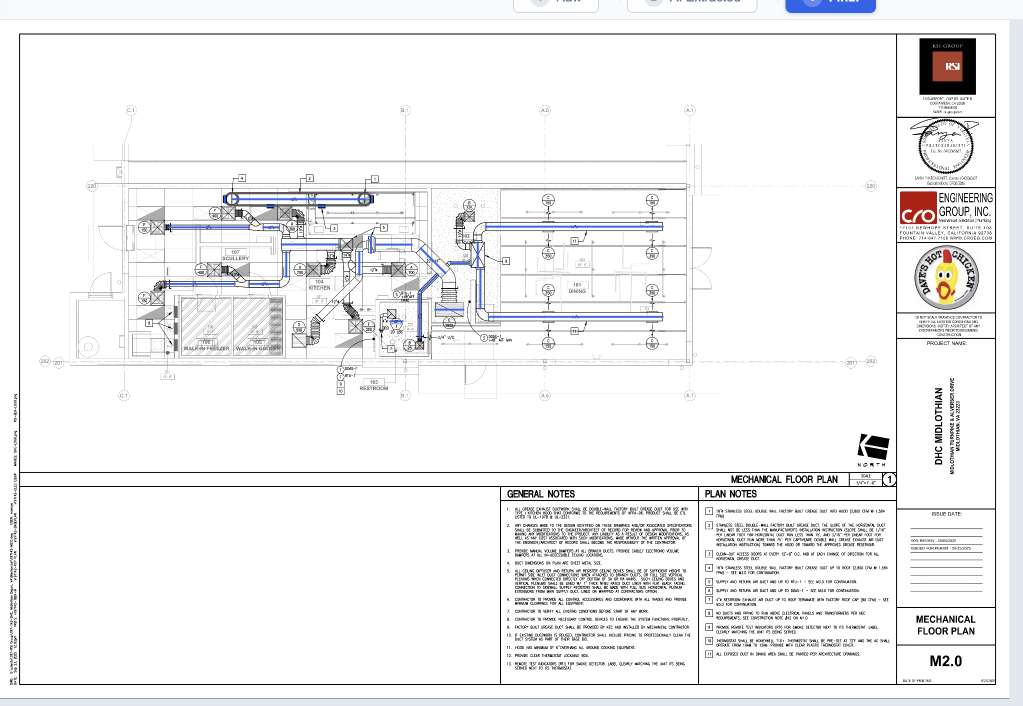
#> input picture Sample annotation.png, 2046 x 1412 px (shown at 1/2 size)
$ python -i duct_detector.py   (imports and definitions only)
#> lines starting #> are read from the running program, lines starting #| are printed output that depends on the picture; after the words box and inside, x2 and y2 are one past the last pixel; in counts of white or black regions, pixels touching at a corner belong together
from dataclasses import dataclass

import cv2
import numpy as np

from app.processing.corridor_map import corridor_ridge_mask


@dataclass
class DuctCandidate:
    contour: np.ndarray
    bbox: tuple[int, int, int, int]
    raw_confidence: float
    kind: str = "rectangular"  # rectangular | flex | round | diffuser


def _close_axis(th: np.ndarray, h_len: int, v_len: int) -> np.ndarray:
    h_kernel = cv2.getStructuringElement(cv2.MORPH_RECT, (h_len, 2))
    v_kernel = cv2.getStructuringElement(cv2.MORPH_RECT, (2, v_len))
    h_close = cv2.morphologyEx(th, cv2.MORPH_CLOSE, h_kernel, iterations=1)
    v_close = cv2.morphologyEx(th, cv2.MORPH_CLOSE, v_kernel, iterations=1)
    return cv2.bitwise_or(h_close, v_close)


# [11 lines left out: function _prepare_mask_otsu, not called in this run]


def _prepare_mask(gray: np.ndarray) -> np.ndarray:
    """
    Two-pass binarization + closing: long kernels catch mains, shorter kernels catch branches
    and thinner runs (e.g. round / flex adjacent to mains).
    """
    blur = cv2.GaussianBlur(gray, (3, 3), 0)
    # Coarse: stable on noisy backgrounds
    th1 = cv2.adaptiveThreshold(
        blur, 255, cv2.ADAPTIVE_THRESH_GAUSSIAN_C, cv2.THRESH_BINARY_INV, 25, 5
    )
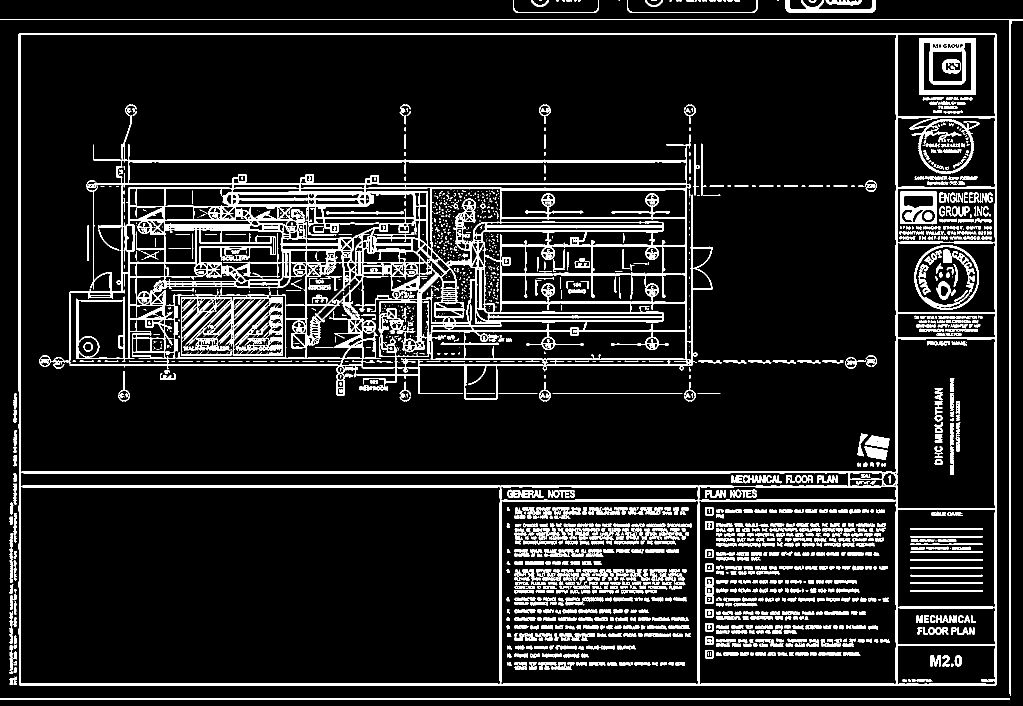
#> th1: shape (1412, 2046) (shown at 1/2 size); 11.2% white; 1939 white regions (781 under 20 px), largest, box (x1, y1, x2, y2) and area: (78, 230, 1425, 799) 111553, (37, 66, 1993, 1371) 58416, (362, 575, 566, 712) 10398
    m1 = _close_axis(th1, 19, 19)
#> in _close_axis, `h_close = cv2.morphologyEx(th, cv2.MORPH_CLOSE, h_kernel, iterations=1)`: h_close: shape (1412, 2046); 17.7% white; 74 white regions (11 under 20 px), largest, box (x1, y1, x2, y2) and area: (78, 210, 1754, 804) 247096, (19, 67, 1993, 1372) 180811, (1029, 1148, 1371, 1188) 10233
#> in _close_axis, `v_close = cv2.morphologyEx(th, cv2.MORPH_CLOSE, v_kernel, iterations=1)`: v_close: shape (1412, 2046); 22.3% white; 103 white regions (24 under 20 px), largest, box (x1, y1, x2, y2) and area: (79, 209, 1426, 803) 298365, (38, 66, 1994, 1371) 272308, (0, 0, 2046, 1399) 27919
#> in _close_axis, `return cv2.bitwise_or(h_close, v_close)`: returned value: shape (1412, 2046); 26.2% white; 6 white regions, box (x1, y1, x2, y2) and area: (78, 209, 1755, 804) 360618, (19, 66, 1994, 1372) 334772, (0, 0, 2046, 1400) 34694, (1820, 1056, 1967, 1185) 18848, (1869, 756, 1922, 950) 6506, (1860, 1311, 1925, 1334) 1405
    # Fine: smaller blocks + shorter closing to reconnect short tees / branches
    th2 = cv2.adaptiveThreshold(
        blur, 255, cv2.ADAPTIVE_THRESH_GAUSSIAN_C, cv2.THRESH_BINARY_INV, 15, 4
    )
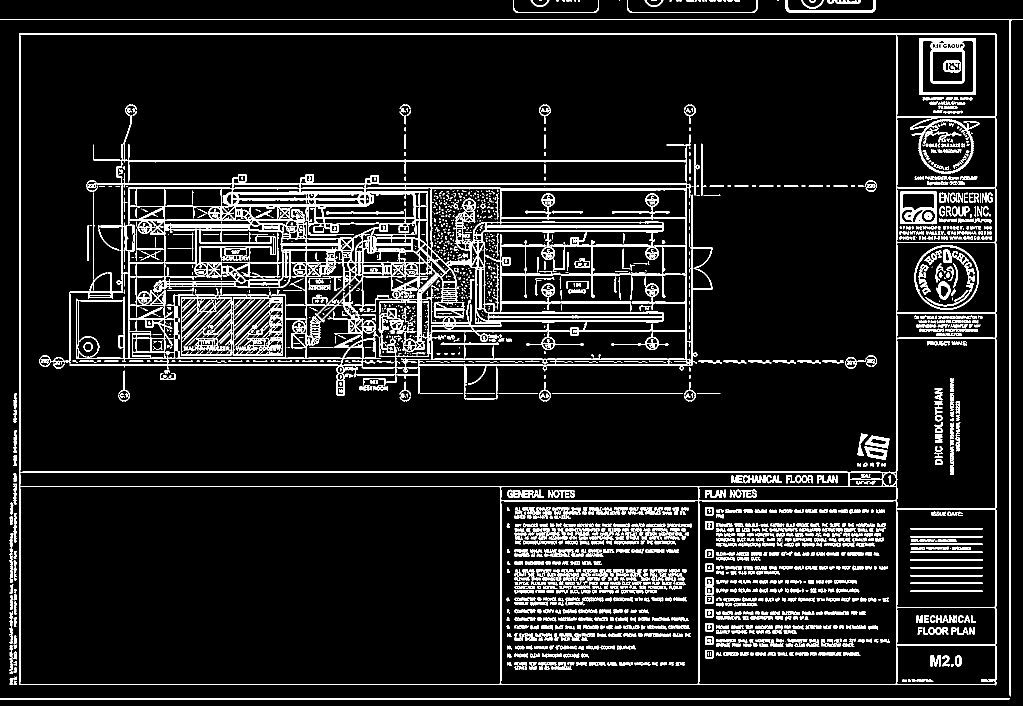
#> th2: shape (1412, 2046) (shown at 1/2 size); 10.1% white; 2203 white regions (900 under 20 px), largest, box (x1, y1, x2, y2) and area: (78, 230, 1425, 799) 109786, (38, 66, 1993, 1371) 39711, (0, 38, 2046, 1393) 8125
    m2 = _close_axis(th2, 11, 11)
#> call 2 of _close_axis, with h_len = 11, v_len = 11
#> in _close_axis (call 2), `h_close = cv2.morphologyEx(th, cv2.MORPH_CLOSE, h_kernel, iterations=1)`:
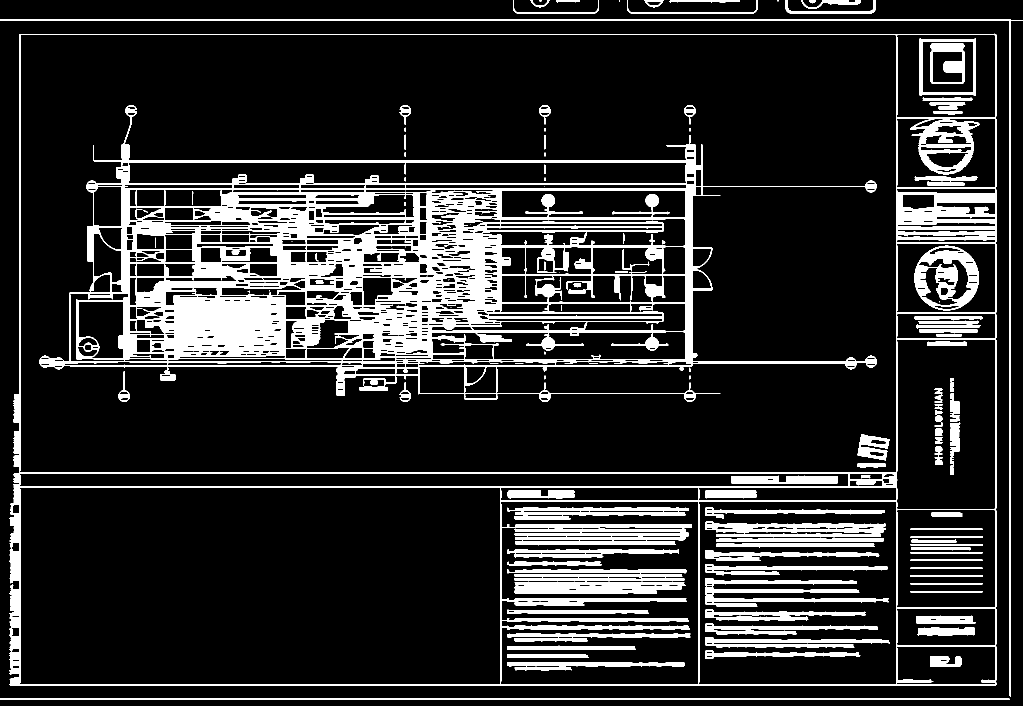
#> h_close: shape (1412, 2046) (shown at 1/2 size); 14.9% white; 141 white regions (28 under 20 px), largest, box (x1, y1, x2, y2) and area: (78, 210, 1754, 804) 209446, (19, 67, 1993, 1372) 73728, (1014, 1139, 1373, 1188) 12220
#> in _close_axis (call 2), `v_close = cv2.morphologyEx(th, cv2.MORPH_CLOSE, v_kernel, iterations=1)`:
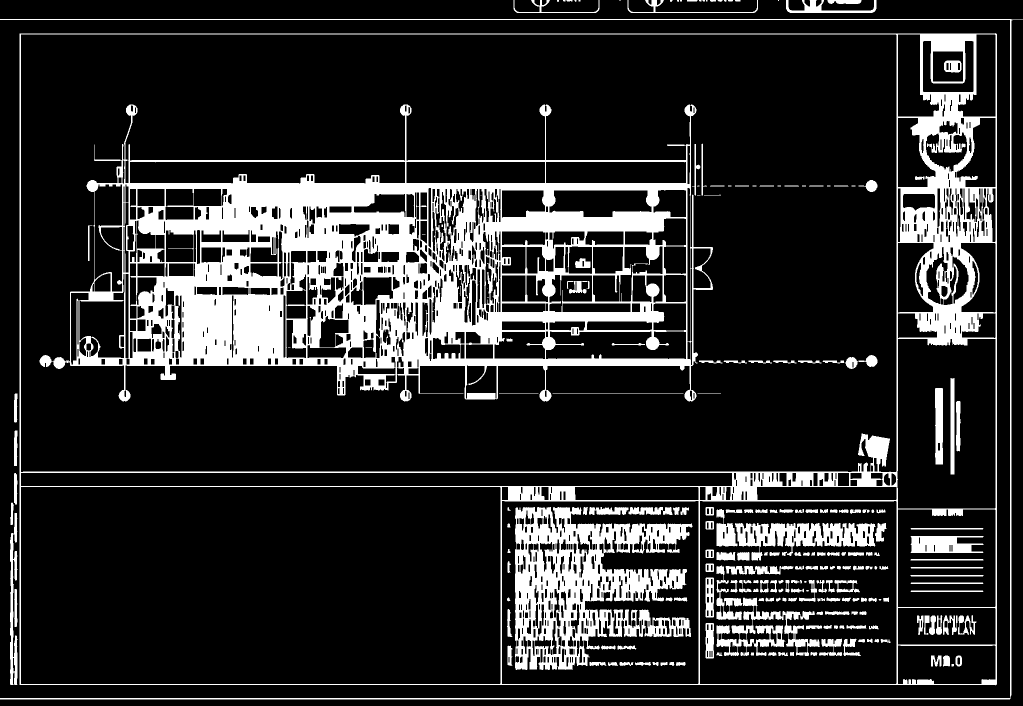
#> v_close: shape (1412, 2046) (shown at 1/2 size); 16.9% white; 228 white regions (35 under 20 px), largest, box (x1, y1, x2, y2) and area: (79, 209, 1426, 803) 250175, (39, 66, 1994, 1371) 95553, (1030, 1014, 1385, 1340) 56449
#> in _close_axis (call 2), `return cv2.bitwise_or(h_close, v_close)`:
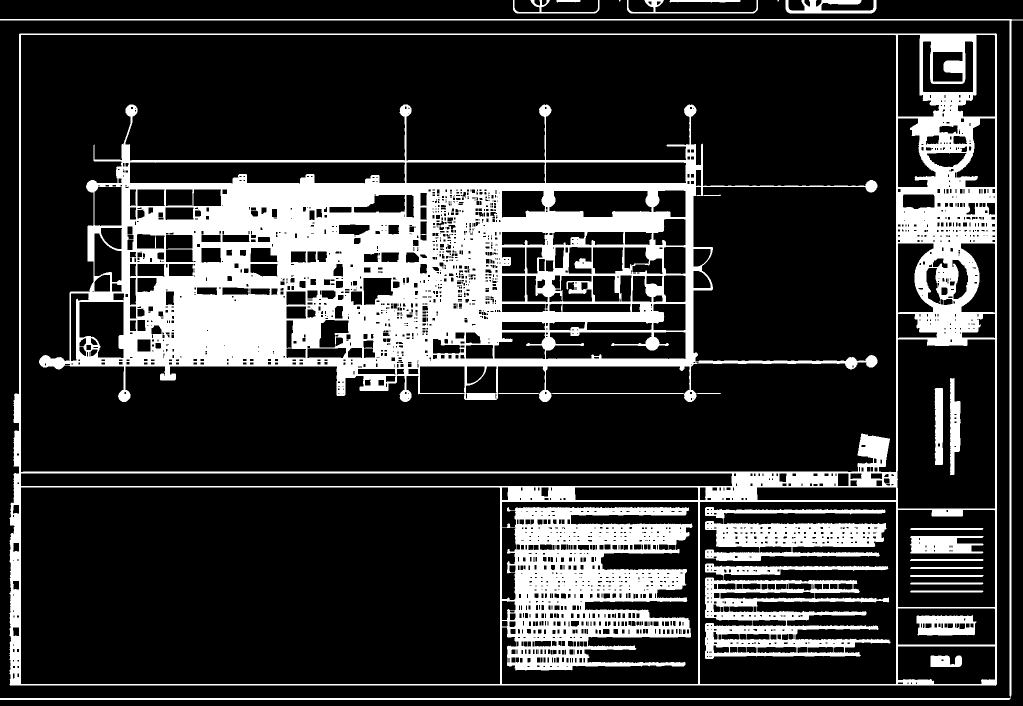
#> returned value: shape (1412, 2046) (shown at 1/2 size); 20.9% white; 23 white regions (2 under 20 px), largest, box (x1, y1, x2, y2) and area: (78, 209, 1755, 804) 308039, (19, 66, 1994, 1372) 201069, (1410, 1127, 1781, 1318) 29124
    merged = cv2.bitwise_or(m1, m2)
#> merged: shape (1412, 2046); 26.3% white; 6 white regions, box (x1, y1, x2, y2) and area: (78, 209, 1755, 804) 363015, (19, 66, 1994, 1372) 335309, (0, 0, 2046, 1400) 34704, (1820, 1056, 1967, 1185) 18848, (1869, 756, 1922, 950) 6518, (1860, 1311, 1925, 1334) 1405
    merged = cv2.morphologyEx(merged, cv2.MORPH_CLOSE, np.ones((3, 3), np.uint8), iterations=1)
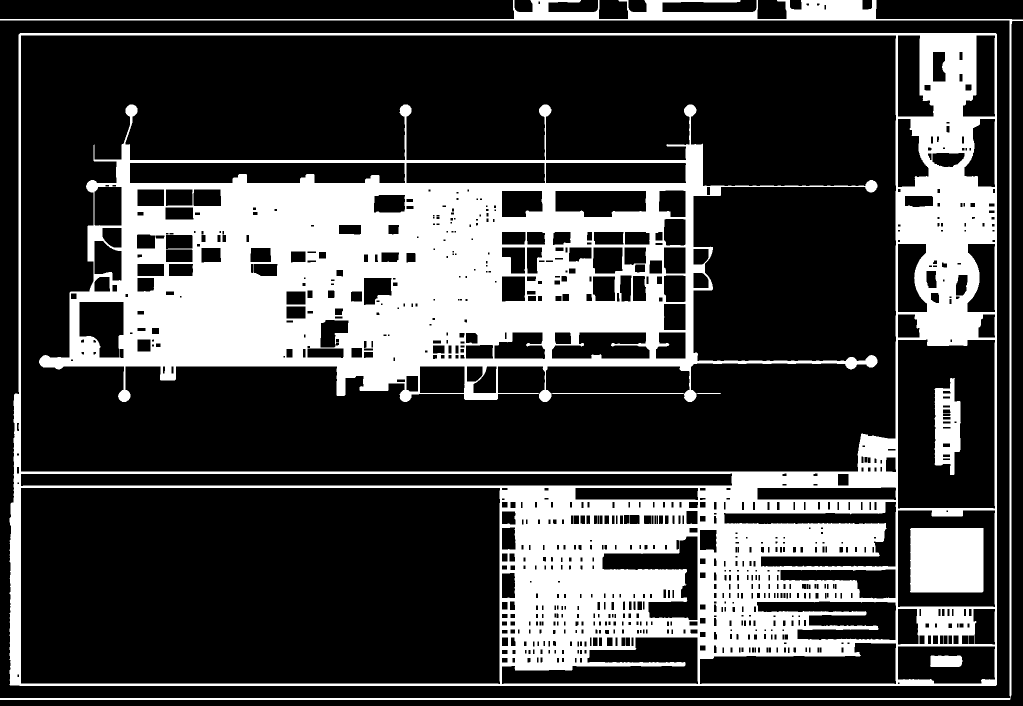
#> merged: shape (1412, 2046) (shown at 1/2 size); 26.5% white; 6 white regions, box (x1, y1, x2, y2) and area: (78, 209, 1755, 804) 365485, (19, 66, 1994, 1372) 338062, (0, 0, 2046, 1400) 34708, (1820, 1056, 1967, 1185) 18848, (1869, 756, 1922, 950) 6758, (1860, 1311, 1925, 1334) 1405
    return merged


# [175 lines left out: functions _reject_top_strip_artifact, _reject_bottom_strip_artifact, _bbox_iou, _dedupe_candidates, _candidates_from_mask, _candidates_from_corridor_ridge and 1 more, not called in this run]

>>> import cv2
>>> picture = cv2.imread('../../../Sample annotation.png', cv2.IMREAD_GRAYSCALE)
>>> result = _prepare_mask(picture)
